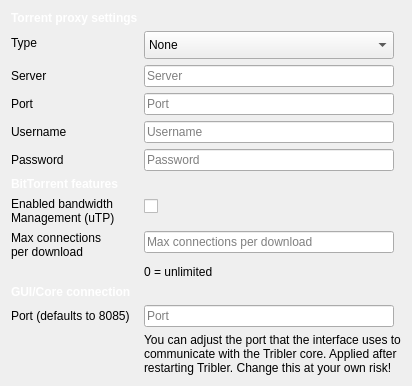
                <widget class="QWidget" name="settings_connection_tab">
                 <layout class="QFormLayout" name="formLayout">
                  <property name="fieldGrowthPolicy">
                   <enum>QFormLayout::ExpandingFieldsGrow</enum>
                  </property>
                  <property name="labelAlignment">
                   <set>Qt::AlignLeading|Qt::AlignLeft|Qt::AlignTop</set>
                  </property>
                  <property name="formAlignment">
                   <set>Qt::AlignLeading|Qt::AlignLeft|Qt::AlignTop</set>
                  </property>
                  <item row="2" column="0">
                   <widget class="QLabel" name="label_4">
                    <property name="styleSheet">
                     <string notr="true">font-weight: bold;
color: white;</string>
                    </property>
                    <property name="text">
                     <string>Torrent proxy settings</string>
                    </property>
                   </widget>
                  </item>
                  <item row="3" column="0">
                   <widget class="QLabel" name="label_11">
                    <property name="styleSheet">
                     <string notr="true"/>
                    </property>
                    <property name="text">
                     <string>Type</string>
                    </property>
                   </widget>
                  </item>
                  <item row="3" column="1">
                   <widget class="QComboBox" name="lt_proxy_type_combobox">
                    <property name="minimumSize">
                     <size>
                      <width>250</width>
                      <height>28</height>
                     </size>
                    </property>
                    <property name="maximumSize">
                     <size>
                      <width>250</width>
                      <height>28</height>
                     </size>
                    </property>
                    <item>
                     <property name="text">
                      <string>None</string>
                     </property>
                    </item>
                    <item>
                     <property name="text">
                      <string>Socks4</string>
                     </property>
                    </item>
                    <item>
                     <property name="text">
                      <string>Socks5</string>
                     </property>
                    </item>
                    <item>
                     <property name="text">
                      <string>Socks5 with authentication</string>
                     </property>
                    </item>
                    <item>
                     <property name="text">
                      <string>HTTP</string>
                     </property>
                    </item>
                    <item>
                     <property name="text">
                      <string>HTTP with authentication</string>
                     </property>
                    </item>
                   </widget>
                  </item>
                  <item row="4" column="0">
                   <widget class="QLabel" name="label_5">
                    <property name="styleSheet">
                     <string notr="true"/>
                    </property>
                    <property name="text">
                     <string>Server</string>
                    </property>
                   </widget>
                  </item>
                  <item row="4" column="1">
                   <widget class="QLineEdit" name="lt_proxy_server_input">
                    <property name="sizePolicy">
                     <sizepolicy hsizetype="Fixed" vsizetype="Fixed">
                      <horstretch>0</horstretch>
                      <verstretch>0</verstretch>
                     </sizepolicy>
                    </property>
                    <property name="minimumSize">
                     <size>
                      <width>250</width>
                      <height>0</height>
                     </size>
                    </property>
                    <property name="maximumSize">
                     <size>
                      <width>250</width>
                      <height>16777215</height>
                     </size>
                    </property>
                    <property name="styleSheet">
                     <string notr="true"/>
                    </property>
                    <property name="placeholderText">
                     <string>Server</string>
                    </property>
                   </widget>
                  </item>
                  <item row="5" column="0">
                   <widget class="QLabel" name="label_12">
                    <property name="styleSheet">
                     <string notr="true"/>
                    </property>
                    <property name="text">
                     <string>Port</string>
                    </property>
                   </widget>
                  </item>
                  <item row="5" column="1">
                   <widget class="QLineEdit" name="lt_proxy_port_input">
                    <property name="minimumSize">
                     <size>
                      <width>250</width>
                      <height>0</height>
                     </size>
                    </property>
                    <property name="maximumSize">
                     <size>
                      <width>250</width>
                      <height>16777215</height>
                     </size>
                    </property>
                    <property name="styleSheet">
                     <string notr="true"/>
                    </property>
                    <property name="placeholderText">
                     <string>Port</string>
                    </property>
                   </widget>
                  </item>
                  <item row="6" column="0">
                   <widget class="QLabel" name="label_13">
                    <property name="styleSheet">
                     <string notr="true"/>
                    </property>
                    <property name="text">
                     <string>Username</string>
                    </property>
                   </widget>
                  </item>
                  <item row="6" column="1">
                   <widget class="QLineEdit" name="lt_proxy_username_input">
                    <property name="minimumSize">
                     <size>
                      <width>250</width>
                      <height>0</height>
                     </size>
                    </property>
                    <property name="maximumSize">
                     <size>
                      <width>250</width>
                      <height>16777215</height>
                     </size>
                    </property>
                    <property name="styleSheet">
                     <string notr="true"/>
                    </property>
                    <property name="placeholderText">
                     <string>Username</string>
                    </property>
                   </widget>
                  </item>
                  <item row="7" column="0">
                   <widget class="QLabel" name="label_14">
                    <property name="styleSheet">
                     <string notr="true"/>
                    </property>
                    <property name="text">
                     <string>Password</string>
                    </property>
                   </widget>
                  </item>
                  <item row="7" column="1">
                   <widget class="QLineEdit" name="lt_proxy_password_input">
                    <property name="minimumSize">
                     <size>
                      <width>250</width>
                      <height>0</height>
                     </size>
                    </property>
                    <property name="maximumSize">
                     <size>
                      <width>250</width>
                      <height>16777215</height>
                     </size>
                    </property>
                    <property name="styleSheet">
                     <string notr="true"/>
                    </property>
                    <property name="echoMode">
                     <enum>QLineEdit::Password</enum>
                    </property>
                    <property name="placeholderText">
                     <string>Password</string>
                    </property>
                   </widget>
                  </item>
                  <item row="8" column="0">
                   <widget class="QLabel" name="label_15">
                    <property name="styleSheet">
                     <string notr="true">font-weight: bold;
color: white;</string>
                    </property>
                    <property name="text">
                     <string>BitTorrent features</string>
                    </property>
                   </widget>
                  </item>
                  <item row="9" column="0">
                   <widget class="QLabel" name="label_6">
                    <property name="styleSheet">
                     <string notr="true"/>
                    </property>
                    <property name="text">
                     <string>Enabled bandwidth
Management (uTP)</string>
                    </property>
                   </widget>
                  </item>
                  <item row="9" column="1">
                   <widget class="QCheckBox" name="lt_utp_checkbox">
                    <property name="styleSheet">
                     <string notr="true">margin-top: 2px;</string>
                    </property>
                    <property name="text">
                     <string/>
                    </property>
                   </widget>
                  </item>
                  <item row="10" column="0">
                   <widget class="QLabel" name="label_41">
                    <property name="text">
                     <string>Max connections
per download</string>
                    </property>
                   </widget>
                  </item>
                  <item row="10" column="1">
                   <widget class="QLineEdit" name="max_connections_download_input">
                    <property name="sizePolicy">
                     <sizepolicy hsizetype="Fixed" vsizetype="Fixed">
                      <horstretch>0</horstretch>
                      <verstretch>0</verstretch>
                     </sizepolicy>
                    </property>
                    <property name="minimumSize">
                     <size>
                      <width>250</width>
                      <height>0</height>
                     </size>
                    </property>
                    <property name="maximumSize">
                     <size>
                      <width>250</width>
                      <height>16777215</height>
                     </size>
                    </property>
                    <property name="placeholderText">
                     <string>Max connections per download</string>
                    </property>
                   </widget>
                  </item>
                  <item row="11" column="1">
                   <widget class="QLabel" name="label_43">
                    <property name="text">
                     <string>0 = unlimited</string>
                    </property>
                   </widget>
                  </item>
                  <item row="12" column="0">
                   <widget class="QLabel" name="label_61">
                    <property name="styleSheet">
                     <string notr="true">font-weight: bold;
color: white;</string>
                    </property>
                    <property name="text">
                     <string>GUI/Core connection</string>
                    </property>
                   </widget>
                  </item>
                  <item row="13" column="0">
                   <widget class="QLabel" name="label_62">
                    <property name="text">
                     <string>Port (defaults to 8085)</string>
                    </property>
                   </widget>
                  </item>
                  <item row="13" column="1">
                   <widget class="QLineEdit" name="api_port_input">
                    <property name="sizePolicy">
                     <sizepolicy hsizetype="Fixed" vsizetype="Fixed">
                      <horstretch>0</horstretch>
                      <verstretch>0</verstretch>
                     </sizepolicy>
                    </property>
                    <property name="minimumSize">
                     <size>
                      <width>250</width>
                      <height>0</height>
                     </size>
                    </property>
                    <property name="maximumSize">
                     <size>
                      <width>250</width>
                      <height>16777215</height>
                     </size>
                    </property>
                    <property name="placeholderText">
                     <string>Port</string>
                    </property>
                   </widget>
                  </item>
                  <item row="14" column="1">
                   <widget class="QLabel" name="label_65">
                    <property name="sizePolicy">
                     <sizepolicy hsizetype="MinimumExpanding" vsizetype="Preferred">
                      <horstretch>0</horstretch>
                      <verstretch>0</verstretch>
                     </sizepolicy>
                    </property>
                    <property name="text">
                     <string>You can adjust the port that the interface uses to communicate with the Tribler core. Applied after restarting Tribler. Change this at your own risk!</string>
                    </property>
                    <property name="wordWrap">
                     <bool>true</bool>
                    </property>
                   </widget>
                  </item>
                 </layout>
                </widget>
